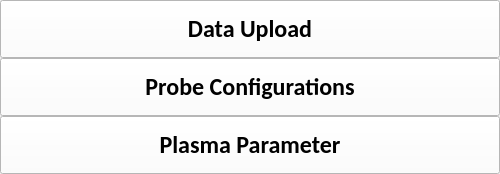
      <widget class="QWidget" name="settings_select_page">
       <layout class="QVBoxLayout" name="verticalLayout_2">
        <property name="spacing">
         <number>0</number>
        </property>
        <property name="leftMargin">
         <number>0</number>
        </property>
        <property name="topMargin">
         <number>0</number>
        </property>
        <property name="rightMargin">
         <number>0</number>
        </property>
        <property name="bottomMargin">
         <number>0</number>
        </property>
        <item alignment="Qt::AlignHCenter">
         <widget class="QPushButton" name="data_upload_settings_btn">
          <property name="minimumSize">
           <size>
            <width>500</width>
            <height>58</height>
           </size>
          </property>
          <property name="maximumSize">
           <size>
            <width>1000</width>
            <height>58</height>
           </size>
          </property>
          <property name="font">
           <font>
            <family>Calibri</family>
            <pointsize>18</pointsize>
            <weight>75</weight>
            <bold>true</bold>
           </font>
          </property>
          <property name="cursor">
           <cursorShape>PointingHandCursor</cursorShape>
          </property>
          <property name="autoFillBackground">
           <bool>false</bool>
          </property>
          <property name="styleSheet">
           <string notr="true">QPushButton {
	background-color: #FFFFFF;
}</string>
          </property>
          <property name="text">
           <string>Data Upload</string>
          </property>
          <property name="iconSize">
           <size>
            <width>16</width>
            <height>16</height>
           </size>
          </property>
         </widget>
        </item>
        <item alignment="Qt::AlignHCenter">
         <widget class="QPushButton" name="probe_config_settings_btn">
          <property name="minimumSize">
           <size>
            <width>500</width>
            <height>58</height>
           </size>
          </property>
          <property name="maximumSize">
           <size>
            <width>1000</width>
            <height>58</height>
           </size>
          </property>
          <property name="font">
           <font>
            <family>Calibri</family>
            <pointsize>18</pointsize>
            <weight>75</weight>
            <bold>true</bold>
           </font>
          </property>
          <property name="cursor">
           <cursorShape>PointingHandCursor</cursorShape>
          </property>
          <property name="autoFillBackground">
           <bool>false</bool>
          </property>
          <property name="styleSheet">
           <string notr="true">QPushButton {
	background-color: #FFFFFF;
}</string>
          </property>
          <property name="text">
           <string>Probe Configurations</string>
          </property>
          <property name="iconSize">
           <size>
            <width>16</width>
            <height>16</height>
           </size>
          </property>
         </widget>
        </item>
        <item alignment="Qt::AlignHCenter">
         <widget class="QPushButton" name="plasma_param_settings_btn">
          <property name="minimumSize">
           <size>
            <width>500</width>
            <height>58</height>
           </size>
          </property>
          <property name="maximumSize">
           <size>
            <width>1000</width>
            <height>58</height>
           </size>
          </property>
          <property name="font">
           <font>
            <family>Calibri</family>
            <pointsize>18</pointsize>
            <weight>75</weight>
            <bold>true</bold>
           </font>
          </property>
          <property name="cursor">
           <cursorShape>PointingHandCursor</cursorShape>
          </property>
          <property name="autoFillBackground">
           <bool>false</bool>
          </property>
          <property name="styleSheet">
           <string notr="true">QPushButton {
	background-color: #FFFFFF;
}</string>
          </property>
          <property name="text">
           <string>Plasma Parameter</string>
          </property>
          <property name="iconSize">
           <size>
            <width>16</width>
            <height>16</height>
           </size>
          </property>
         </widget>
        </item>
       </layout>
      </widget>
